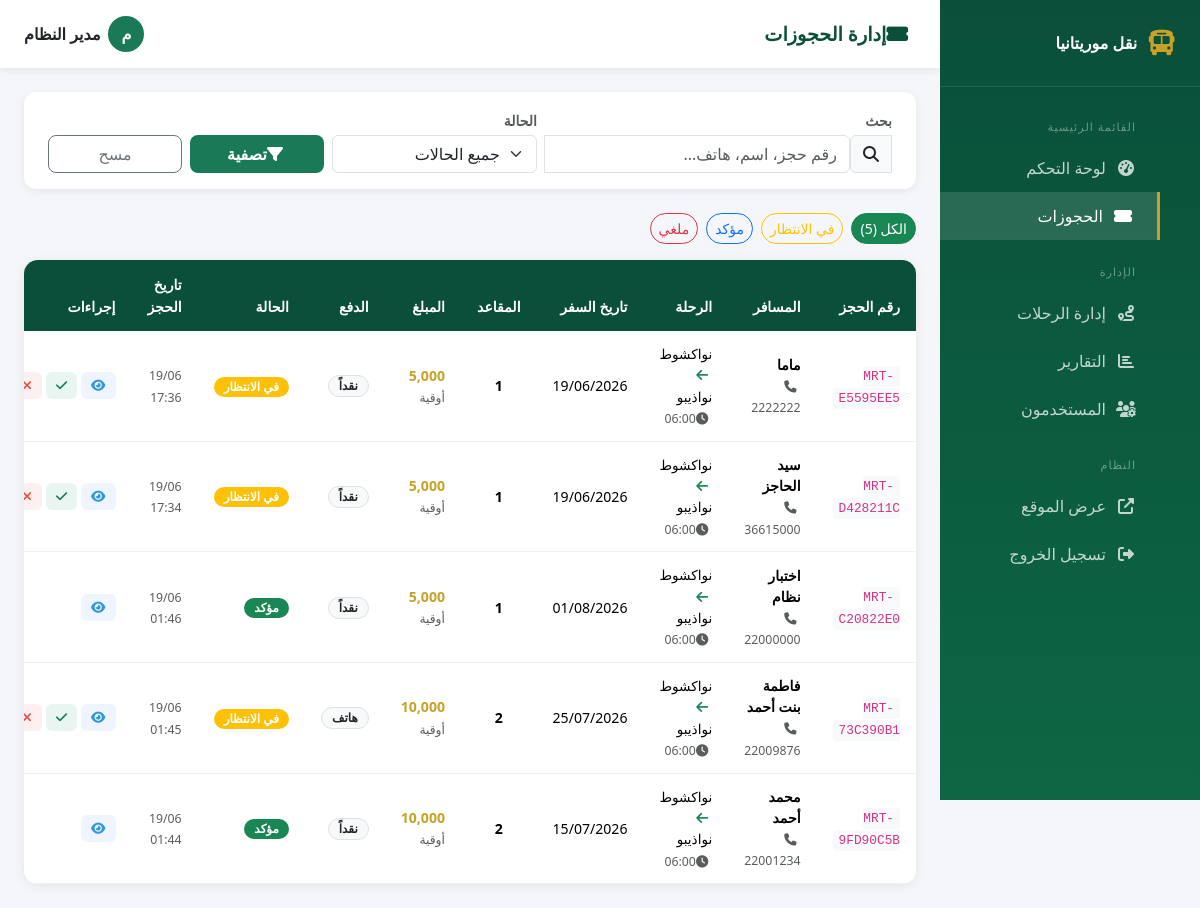
The app's page /admin/bookings.php (signed in) with its own data.
### tables this page shows
CREATE TABLE bookings (
    id INTEGER PRIMARY KEY AUTOINCREMENT,
    booking_ref TEXT(20),
    route_id INTEGER,
    passenger_name TEXT(150) NOT NULL,
    passenger_phone TEXT(20),
    passenger_id TEXT(20),
    seat_count INTEGER DEFAULT 1,
    travel_date TEXT(20),
    total_price REAL,
    status TEXT(20) DEFAULT 'pending',
    payment_method TEXT(30),
    notes TEXT(255),
    created_at TEXT(30)
);

CREATE TABLE routes (
    id INTEGER PRIMARY KEY AUTOINCREMENT,
    from_city TEXT(100) NOT NULL,
    to_city TEXT(100) NOT NULL,
    departure_time TEXT(10),
    arrival_time TEXT(10),
    price REAL,
    seats_total INTEGER,
    company TEXT(100),
    bus_type TEXT(50),
    active INTEGER DEFAULT 1,
    created_at TEXT(30)
);

### admin/bookings.php (the view, shortened to what this page needs)
<?php
require_once '../includes/functions.php';
$statusFilter = sanitize($_GET['status'] ?? '');
$search       = sanitize($_GET['search'] ?? '');
$bookings     = [];
try {
    $db  = getDB();
    $sql = "SELECT b.*, r.from_city, r.to_city, r.departure_time, r.company
            FROM bookings b LEFT JOIN routes r ON b.route_id = r.id
            WHERE 1=1";
    $params = [];
    $sql .= " ORDER BY b.id DESC";
    $stmt = $db->prepare($sql);
    $stmt->execute($params);
    $bookings = $stmt->fetchAll(PDO::FETCH_ASSOC);
} catch (Exception $e) {
    $bookings = [
        ['id'=>247,'booking_ref'=>'MRT-A8F2C1D3','from_city'=>'نواكشوط','to_city'=>'نواذيبو','departure_time'=>'06:00','company'=>'النقل الوطني','passenger_name'=>'أحمد ولد محمد','passenger_phone'=>'22001234','seat_count'=>2,'total_price'=>10000,'status'=>'confirmed','travel_date'=>date('Y-m-d',strtotime('+1 day')),'payment_method'=>'cash','created_at'=>date('Y-m-d H:i:s')],
        ['id'=>246,'booking_ref'=>'MRT-B9E3F2A1','from_city'=>'نواكشوط','to_city'=>'روصو','departure_time'=>'09:30','company'=>'شركة الصحراء','passenger_name'=>'فاطمة بنت أحمد','passenger_phone'=>'22005678','seat_count'=>1,'total_price'=>2500,'status'=>'pending','travel_date'=>date('Y-m-d',strtotime('+2 day')),'payment_method'=>'mobile','created_at'=>date('Y-m-d H:i:s',strtotime('-1 hour'))],
        ['id'=>245,'booking_ref'=>'MRT-C7D4E5B2','from_city'=>'نواذيبو','to_city'=>'زويرات','departure_time'=>'08:00','company'=>'النقل الوطني','passenger_name'=>'محمد سالم','passenger_phone'=>'22009012','seat_count'=>3,'total_price'=>9000,'status'=>'confirmed','travel_date'=>date('Y-m-d'),'payment_method'=>'card','created_at'=>date('Y-m-d H:i:s',strtotime('-2 hour'))],
        ['id'=>244,'booking_ref'=>'MRT-D1A5B8C9','from_city'=>'كيفة','to_city'=>'نواكشوط','departure_time'=>'07:00','company'=>'خطوط الأمل','passenger_name'=>'مريم بنت سيدي','passenger_phone'=>'22003456','seat_count'=>1,'total_price'=>3500,'status'=>'cancelled','travel_date'=>date('Y-m-d',strtotime('-1 day')),'payment_method'=>'cash','created_at'=>date('Y-m-d H:i:s',strtotime('-5 hour'))],
        ['id'=>243,'booking_ref'=>'MRT-E2F6G7H8','from_city'=>'نواكشوط','to_city'=>'أطار','departure_time'=>'06:30','company'=>'النقل الوطني','passenger_name'=>'عبد الله ولد بكر','passenger_phone'=>'22007890','seat_count'=>2,'total_price'=>9000,'status'=>'confirmed','travel_date'=>date('Y-m-d',strtotime('+3 day')),'payment_method'=>'cash','created_at'=>date('Y-m-d H:i:s',strtotime('-6 hour'))],
        ['id'=>242,'booking_ref'=>'MRT-F3G8H9I0','from_city'=>'نواكشوط','to_city'=>'كيهيدي','departure_time'=>'10:00','company'=>'شركة الصحراء','passenger_name'=>'زينب بنت محمد','passenger_phone'=>'22001111','seat_count'=>2,'total_price'=>7000,'status'=>'pending','travel_date'=>date('Y-m-d',strtotime('+1 day')),'payment_method'=>'mobile','created_at'=>date('Y-m-d H:i:s',strtotime('-8 hour'))],
    ];
}
$paymentLabels = ['cash'=>'نقداً','mobile'=>'هاتف','card'=>'بطاقة'];
?>
<!DOCTYPE html>
<html lang="ar" dir="rtl">
<head>
<link rel="stylesheet" href="https://cdnjs.cloudflare.com/ajax/libs/bootstrap/5.3.2/css/bootstrap.min.css">
<link rel="stylesheet" href="https://cdnjs.cloudflare.com/ajax/libs/font-awesome/6.5.0/css/all.min.css">
</head>
<body>
<nav class="sidebar">
    <div class="sidebar-logo"><span class="icon"><i class="fa fa-bus"></i></span><span>نقل موريتانيا</span></div>
    <ul class="nav flex-column mt-2">
        <div class="nav-section">القائمة الرئيسية</div>
        <li><a class="nav-link" href="dashboard.php"><i class="fa fa-tachometer-alt"></i>لوحة التحكم</a></li>
        <li><a class="nav-link active" href="bookings.php"><i class="fa fa-ticket-alt"></i>الحجوزات</a></li>
        <div class="nav-section">الإدارة</div>
        <li><a class="nav-link" href="routes.php"><i class="fa fa-route"></i>إدارة الرحلات</a></li>
        <li><a class="nav-link" href="reports.php"><i class="fa fa-chart-bar"></i>التقارير</a></li>
        <li><a class="nav-link" href="users.php"><i class="fa fa-users-cog"></i>المستخدمون</a></li>
        <div class="nav-section">النظام</div>
        <li><a class="nav-link" href="../index.php" target="_blank"><i class="fa fa-external-link-alt"></i>عرض الموقع</a></li>
        <li><a class="nav-link text-danger" href="logout.php"><i class="fa fa-sign-out-alt"></i>تسجيل الخروج</a></li>
    </ul>
</nav>
<div class="main-content">
    <div class="topbar">
        <h5 class="page-title"><i class="fa fa-ticket-alt me-2"></i>إدارة الحجوزات</h5>
        <div class="d-flex align-items-center gap-2">
            <div class="admin-avatar" style="width:36px;height:36px;border-radius:50%;background:var(--green-mid);display:flex;align-items:center;justify-content:center;color:#fff;font-weight:700;">
                <?= mb_substr($_SESSION['admin_name']??'م',0,1) ?>
            </div>
            <span class="fw-bold"><?= htmlspecialchars($_SESSION['admin_name']??'مدير') ?></span>
        </div>
    </div>
    <div class="p-4">
        <div class="filter-bar">
            <form method="GET" class="row g-2 align-items-end">
                <div class="col-md-5">
                    <label class="form-label fw-bold text-muted small mb-1">بحث</label>
                    <div class="input-group">
                        <span class="input-group-text"><i class="fa fa-search"></i></span>
                        <input type="text" name="search" class="form-control" placeholder="رقم حجز، اسم، هاتف..." value="<?= htmlspecialchars($search) ?>">
                    </div>
                </div>
                <div class="col-md-3">
                    <label class="form-label fw-bold text-muted small mb-1">الحالة</label>
                    <select name="status" class="form-select">
                        <option value="">جميع الحالات</option>
                    </select>
                </div>
                <div class="col-md-2">
                    <button type="submit" class="btn w-100 fw-bold" style="background:var(--green-mid);color:#fff;border-radius:8px;">
                        <i class="fa fa-filter me-1"></i>تصفية
                    </button>
                </div>
                <div class="col-md-2">
                    <a href="bookings.php" class="btn btn-outline-secondary w-100 rounded-3">مسح</a>
                </div>
            </form>
        </div>
        <div class="d-flex gap-2 mb-3 flex-wrap">
            <a href="bookings.php" class="btn btn-sm <?= !$statusFilter?'btn-success':'btn-outline-secondary' ?> rounded-pill">الكل (<?= count($bookings) ?>)</a>
            <a href="bookings.php?status=pending" class="btn btn-sm <?= $statusFilter==='pending'?'btn-warning':'btn-outline-warning' ?> rounded-pill">في الانتظار</a>
            <a href="bookings.php?status=confirmed" class="btn btn-sm <?= $statusFilter==='confirmed'?'btn-primary':'btn-outline-primary' ?> rounded-pill">مؤكد</a>
            <a href="bookings.php?status=cancelled" class="btn btn-sm <?= $statusFilter==='cancelled'?'btn-danger':'btn-outline-danger' ?> rounded-pill">ملغي</a>
        </div>
        <div class="data-table">
            <div class="table-responsive">
                <table class="table table-hover mb-0">
                    <thead>
                        <tr>
                            <th>رقم الحجز</th>
                            <th>المسافر</th>
                            <th>الرحلة</th>
                            <th>تاريخ السفر</th>
                            <th>المقاعد</th>
                            <th>المبلغ</th>
                            <th>الدفع</th>
                            <th>الحالة</th>
                            <th>تاريخ الحجز</th>
                            <th>إجراءات</th>
                        </tr>
                    </thead>
                    <tbody>
                    <?php if (empty($bookings)): ?>
                    <tr><td colspan="10" class="text-center py-5 text-muted">
                        <i class="fa fa-inbox fa-3x mb-3 d-block"></i>لا توجد حجوزات
                    </td></tr>
                    <?php else: ?>
                    <?php foreach($bookings as $b): ?>
                    <tr>
                        <td><code style="font-size:.8rem;background:#f8f9fa;padding:3px 6px;border-radius:4px;"><?= htmlspecialchars($b['booking_ref']) ?></code></td>
                        <td>
                            <strong><?= htmlspecialchars($b['passenger_name']) ?></strong><br>
                            <small class="text-muted"><i class="fa fa-phone me-1"></i><?= htmlspecialchars($b['passenger_phone']??'') ?></small>
                        </td>
                        <td>
                            <span style="font-size:.85rem;">
                                <?= htmlspecialchars($b['from_city']??'—') ?>
                                <i class="fa fa-arrow-left mx-1 text-success"></i>
                                <?= htmlspecialchars($b['to_city']??'—') ?>
                            </span><br>
                            <small class="text-muted"><i class="fa fa-clock me-1"></i><?= htmlspecialchars($b['departure_time']??'') ?></small>
                        </td>
                        <td><?= $b['travel_date'] ? date('d/m/Y', strtotime($b['travel_date'])) : '—' ?></td>
                        <td class="text-center fw-bold"><?= $b['seat_count'] ?></td>
                        <td class="fw-bold" style="color:var(--gold)"><?= number_format($b['total_price'], 0) ?> <small class="text-muted fw-normal">أوقية</small></td>
                        <td><span class="badge bg-light text-dark border"><?= $paymentLabels[$b['payment_method']??''] ?? $b['payment_method'] ?></span></td>
                        <td><?= getStatusBadge($b['status']) ?></td>
                        <td><small class="text-muted"><?= isset($b['created_at']) ? date('d/m H:i', strtotime($b['created_at'])) : '—' ?></small></td>
                        <td>
                            <div class="d-flex gap-1">
                                <a href="booking-detail.php?id=<?= $b['id'] ?>" class="action-btn view"><i class="fa fa-eye"></i></a>
                                <?php if ($b['status'] === 'pending'): ?>
                                <a href="update-status.php?id=<?= $b['id'] ?>&status=confirmed&back=bookings" class="action-btn confirm" onclick="return confirm('تأكيد الحجز؟')"><i class="fa fa-check"></i></a>
                                <a href="update-status.php?id=<?= $b['id'] ?>&status=cancelled&back=bookings" class="action-btn cancel" onclick="return confirm('إلغاء الحجز؟')"><i class="fa fa-times"></i></a>
                                <?php endif; ?>
                            </div>
                        </td>
                    </tr>
                    <?php endforeach; ?>
                    <?php endif; ?>
                    </tbody>
                </table>
            </div>
        </div>
    </div>
</div>
</body>
</html>

### includes/functions.php (shortened to what this page needs)
<?php
function sanitize($str) {
    return htmlspecialchars(strip_tags(trim($str)), ENT_QUOTES, 'UTF-8');
}
function getStatusBadge($status) {
    $badges = [
        'pending'   => ['label' => 'في الانتظار', 'class' => 'warning'],
        'confirmed' => ['label' => 'مؤكد',        'class' => 'success'],
        'cancelled' => ['label' => 'ملغي',         'class' => 'danger'],
        'completed' => ['label' => 'مكتمل',        'class' => 'info'],
    ];
    $b = $badges[$status] ?? ['label' => $status, 'class' => 'secondary'];
    return "<span class=\"badge bg-{$b['class']}\">{$b['label']}</span>";
}
?>

### admin/bookings.php (style rules this page uses)
:root { --green-dark:#0a4f3a; --green-mid:#1a7a58; --green-light:#2db37e; --gold:#c8a227; }
body { font-family:'Segoe UI',Tahoma,sans-serif; background:#f4f6f9; }
.sidebar { width:260px; min-height:100vh; background:linear-gradient(180deg,var(--green-dark),#0d6644); position:fixed; top:0; right:0; z-index:100; }
.sidebar-logo { padding:1.5rem; border-bottom:1px solid rgba(255,255,255,.1); display:flex; align-items:center; gap:10px; }
.sidebar-logo .icon { font-size:1.6rem; color:var(--gold); }
.sidebar-logo span { color:#fff; font-weight:700; }
.nav-link { color:rgba(255,255,255,.75)!important; padding:.75rem 1.5rem!important; display:flex; align-items:center; gap:10px; transition:all .2s; }
.nav-link:hover,.nav-link.active { background:rgba(255,255,255,.12)!important; color:#fff!important; border-right:3px solid var(--gold); }
.nav-link i { width:20px; text-align:center; }
.nav-section { padding:.5rem 1.5rem; font-size:.7rem; color:rgba(255,255,255,.4); text-transform:uppercase; letter-spacing:1px; margin-top:1rem; }
.main-content { margin-right:260px; }
.topbar { background:#fff; padding:1rem 1.5rem; display:flex; align-items:center; justify-content:space-between; box-shadow:0 2px 8px rgba(0,0,0,.08); }
.page-title { font-size:1.2rem; font-weight:700; color:var(--green-dark); margin:0; }
.data-table { background:#fff; border-radius:14px; overflow:hidden; box-shadow:0 2px 12px rgba(0,0,0,.07); }
.table th { background:var(--green-dark); color:#fff; font-weight:600; padding:.9rem 1rem; border:none; font-size:.88rem; }
.table td { padding:.75rem 1rem; vertical-align:middle; border-color:#f0f0f0; font-size:.88rem; }
.badge { border-radius:20px; font-size:.75rem; padding:4px 10px; }
.filter-bar { background:#fff; border-radius:12px; padding:1rem 1.5rem; box-shadow:0 2px 8px rgba(0,0,0,.07); margin-bottom:1.5rem; }
.action-btn { padding:4px 10px; border-radius:6px; font-size:.8rem; border:none; cursor:pointer; text-decoration:none; display:inline-block; }
.action-btn.confirm { background:#e8f5f0; color:var(--green-mid); }
.action-btn.cancel { background:#fef0f0; color:#e74c3c; }
.action-btn.view { background:#eef5ff; color:#3498db; }

### records on screen
bookings: booking_ref "MRT-E5595EE5", passenger_name "ماما", passenger_phone "2222222", route.from_city "نواكشوط", route.to_city "نواذيبو", route.departure_time "06:00", travel_date "19/06/2026", seat_count "1", total_price "5,000", payment_method "نقداً", status "في الانتظار", created_at "19/06 17:36"
bookings: booking_ref "MRT-D428211C", passenger_name "سيد الحاجز", passenger_phone "36615000", route.from_city "نواكشوط", route.to_city "نواذيبو", route.departure_time "06:00", travel_date "19/06/2026", seat_count "1", total_price "5,000", payment_method "نقداً", status "في الانتظار", created_at "19/06 17:34"
bookings: booking_ref "MRT-C20822E0", passenger_name "اختبار نظام", passenger_phone "22000000", route.from_city "نواكشوط", route.to_city "نواذيبو", route.departure_time "06:00", travel_date "01/08/2026", seat_count "1", total_price "5,000", payment_method "نقداً", status "مؤكد", created_at "19/06 01:46"
bookings: booking_ref "MRT-73C390B1", passenger_name "فاطمة بنت أحمد", passenger_phone "22009876", route.from_city "نواكشوط", route.to_city "نواذيبو", route.departure_time "06:00", travel_date "25/07/2026", seat_count "2", total_price "10,000", payment_method "هاتف", status "في الانتظار", created_at "19/06 01:45"
bookings: booking_ref "MRT-9FD90C5B", passenger_name "محمد أحمد", passenger_phone "22001234", route.from_city "نواكشوط", route.to_city "نواذيبو", route.departure_time "06:00", travel_date "15/07/2026", seat_count "2", total_price "10,000", payment_method "نقداً", status "مؤكد", created_at "19/06 01:44"

### other values on screen
mb_substr($_SESSION['admin_name']??'م',0,1) "م"
$_SESSION['admin_name'] "مدير النظام"
count($bookings) "5"
